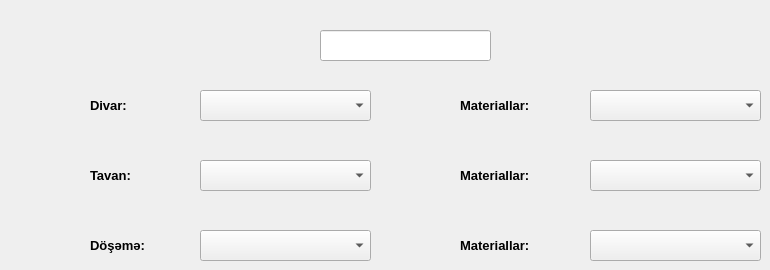
    <widget class="QWidget" name="tab_9">
     <attribute name="title">
      <string>Məkan_9</string>
     </attribute>
     <widget class="QLineEdit" name="lineEdit_3">
      <property name="geometry">
       <rect>
        <x>320</x>
        <y>30</y>
        <width>171</width>
        <height>31</height>
       </rect>
      </property>
     </widget>
     <widget class="QComboBox" name="comboBox_13">
      <property name="geometry">
       <rect>
        <x>590</x>
        <y>160</y>
        <width>171</width>
        <height>31</height>
       </rect>
      </property>
      <property name="currentIndex">
       <number>-1</number>
      </property>
      <item>
       <property name="text">
        <string>Asma tavan (Aliminium) (Çin)</string>
       </property>
      </item>
      <item>
       <property name="text">
        <string>Asma tavan (plastmas) (Çin)</string>
       </property>
      </item>
      <item>
       <property name="text">
        <string>Asma tavan (Orq steklo) (Çin)</string>
       </property>
      </item>
     </widget>
     <widget class="QComboBox" name="comboBox_14">
      <property name="geometry">
       <rect>
        <x>200</x>
        <y>90</y>
        <width>171</width>
        <height>31</height>
       </rect>
      </property>
      <property name="currentIndex">
       <number>-1</number>
      </property>
      <item>
       <property name="text">
        <string>Rənglənmə</string>
       </property>
      </item>
      <item>
       <property name="text">
        <string>Divar kağızı</string>
       </property>
      </item>
     </widget>
     <widget class="QLabel" name="label_15">
      <property name="geometry">
       <rect>
        <x>90</x>
        <y>230</y>
        <width>131</width>
        <height>31</height>
       </rect>
      </property>
      <property name="font">
       <font>
        <pointsize>10</pointsize>
        <weight>75</weight>
        <bold>true</bold>
       </font>
      </property>
      <property name="text">
       <string>Döşəmə:</string>
      </property>
     </widget>
     <widget class="QLabel" name="label_16">
      <property name="geometry">
       <rect>
        <x>90</x>
        <y>90</y>
        <width>91</width>
        <height>31</height>
       </rect>
      </property>
      <property name="font">
       <font>
        <pointsize>10</pointsize>
        <weight>75</weight>
        <bold>true</bold>
       </font>
      </property>
      <property name="text">
       <string>Divar:</string>
      </property>
     </widget>
     <widget class="QComboBox" name="comboBox_15">
      <property name="geometry">
       <rect>
        <x>200</x>
        <y>230</y>
        <width>171</width>
        <height>31</height>
       </rect>
      </property>
      <property name="currentIndex">
       <number>-1</number>
      </property>
      <item>
       <property name="text">
        <string>Parket</string>
       </property>
      </item>
      <item>
       <property name="text">
        <string>Laminat</string>
       </property>
      </item>
      <item>
       <property name="text">
        <string>Parket lövhəsi</string>
       </property>
      </item>
      <item>
       <property name="text">
        <string>Metlax</string>
       </property>
      </item>
      <item>
       <property name="text">
        <string>Lövhə</string>
       </property>
      </item>
     </widget>
     <widget class="QComboBox" name="comboBox_16">
      <property name="geometry">
       <rect>
        <x>590</x>
        <y>230</y>
        <width>171</width>
        <height>31</height>
       </rect>
      </property>
      <property name="currentIndex">
       <number>-1</number>
      </property>
      <item>
       <property name="text">
        <string>Fısdıq parket 2-ci növ (Azərbaycan)</string>
       </property>
      </item>
      <item>
       <property name="text">
        <string>Fısdıq parket 1-ci növ (Azərbaycan)</string>
       </property>
      </item>
      <item>
       <property name="text">
        <string>Palıd parket 2-ci növ (Rusiya)</string>
       </property>
      </item>
     </widget>
     <widget class="QLabel" name="label_17">
      <property name="geometry">
       <rect>
        <x>460</x>
        <y>160</y>
        <width>131</width>
        <height>31</height>
       </rect>
      </property>
      <property name="font">
       <font>
        <pointsize>10</pointsize>
        <weight>75</weight>
        <bold>true</bold>
       </font>
      </property>
      <property name="text">
       <string>Materiallar:</string>
      </property>
     </widget>
     <widget class="QLabel" name="label_18">
      <property name="geometry">
       <rect>
        <x>460</x>
        <y>230</y>
        <width>131</width>
        <height>31</height>
       </rect>
      </property>
      <property name="font">
       <font>
        <pointsize>10</pointsize>
        <weight>75</weight>
        <bold>true</bold>
       </font>
      </property>
      <property name="text">
       <string>Materiallar:</string>
      </property>
     </widget>
     <widget class="QComboBox" name="comboBox_17">
      <property name="geometry">
       <rect>
        <x>200</x>
        <y>160</y>
        <width>171</width>
        <height>31</height>
       </rect>
      </property>
      <property name="currentIndex">
       <number>-1</number>
      </property>
      <item>
       <property name="text">
        <string>Rəngləmə-Alıçpan</string>
       </property>
      </item>
      <item>
       <property name="text">
        <string>Asma tavan</string>
       </property>
      </item>
      <item>
       <property name="text">
        <string>Dartma tavan</string>
       </property>
      </item>
      <item>
       <property name="text">
        <string>Lambirin</string>
       </property>
      </item>
     </widget>
     <widget class="QLabel" name="label_19">
      <property name="geometry">
       <rect>
        <x>90</x>
        <y>160</y>
        <width>91</width>
        <height>31</height>
       </rect>
      </property>
      <property name="font">
       <font>
        <pointsize>10</pointsize>
        <weight>75</weight>
        <bold>true</bold>
       </font>
      </property>
      <property name="text">
       <string>Tavan:</string>
      </property>
     </widget>
     <widget class="QComboBox" name="comboBox_18">
      <property name="geometry">
       <rect>
        <x>590</x>
        <y>90</y>
        <width>171</width>
        <height>31</height>
       </rect>
      </property>
      <property name="currentIndex">
       <number>-1</number>
      </property>
      <item>
       <property name="text">
        <string>Divar kağızı (Çin)</string>
       </property>
      </item>
      <item>
       <property name="text">
        <string>Divar kağızı (Rusiya)</string>
       </property>
      </item>
      <item>
       <property name="text">
        <string>Divar kağızı (Almaniya)</string>
       </property>
      </item>
      <item>
       <property name="text">
        <string>Divar kağızı (Türkiyə)</string>
       </property>
      </item>
     </widget>
     <widget class="QLabel" name="label_20">
      <property name="geometry">
       <rect>
        <x>460</x>
        <y>90</y>
        <width>131</width>
        <height>31</height>
       </rect>
      </property>
      <property name="font">
       <font>
        <pointsize>10</pointsize>
        <weight>75</weight>
        <bold>true</bold>
       </font>
      </property>
      <property name="text">
       <string>Materiallar:</string>
      </property>
     </widget>
    </widget>
